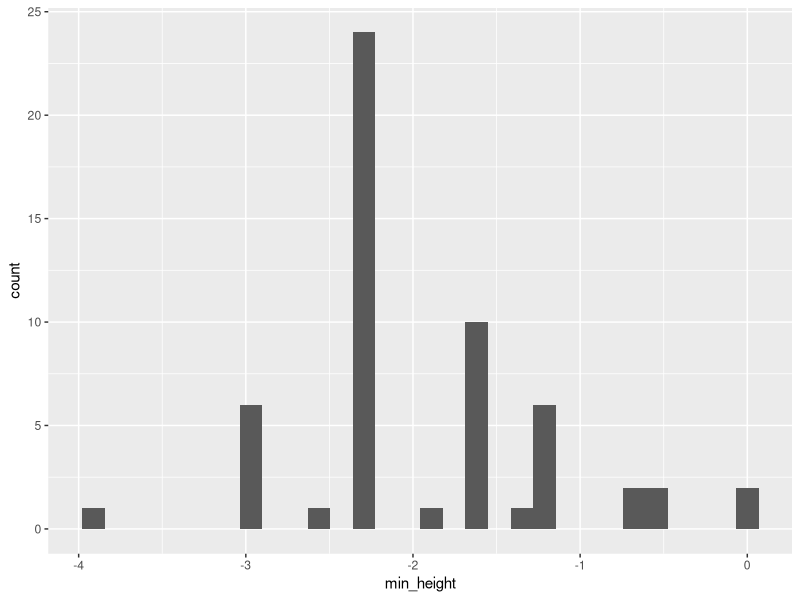
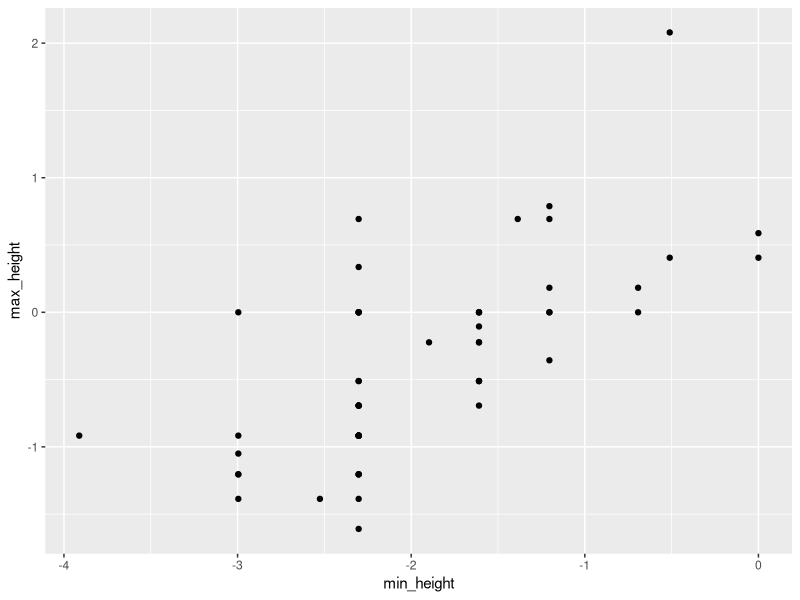
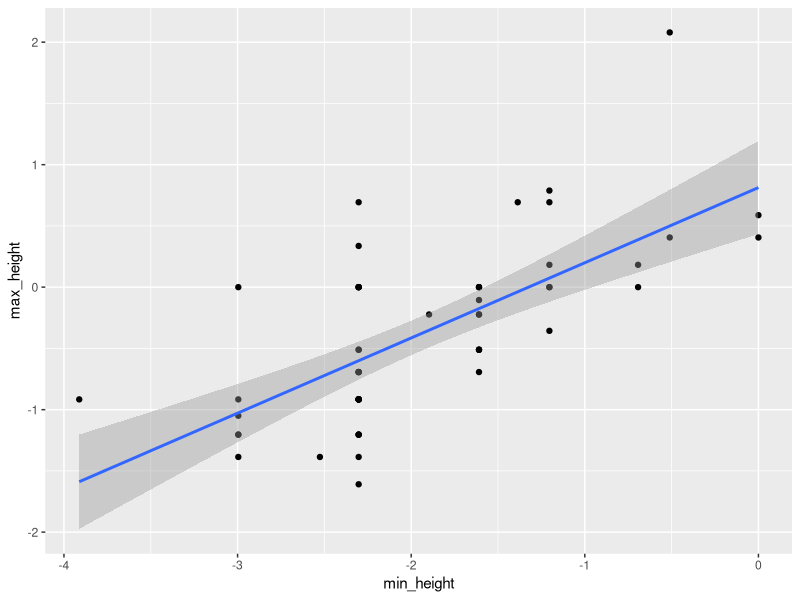
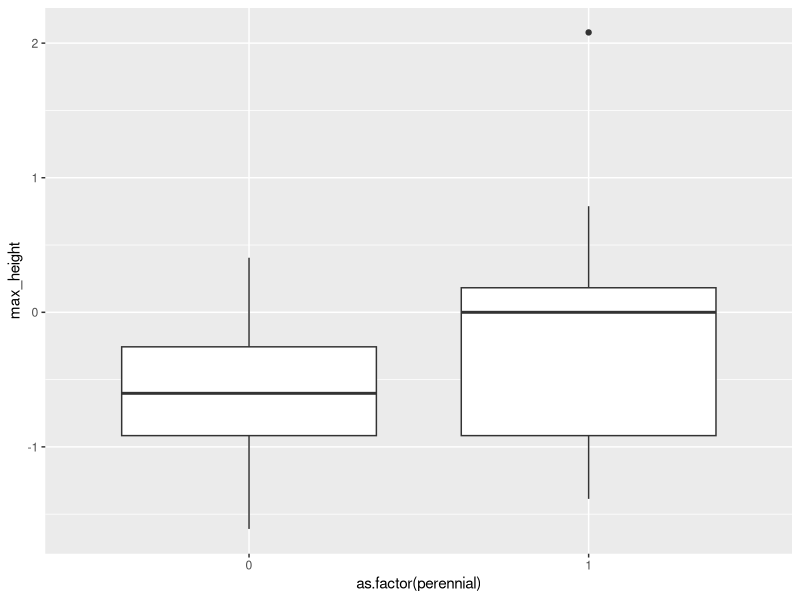

Source code (R) for these figures, in order:
## ---- chunk 1
help.search("bar plot")
## ---- chunk 2
3 + 5
## ---- chunk 3
(3 * 5) + 7
## ---- chunk 4
3 * 5 + 7
## ---- chunk 5
3 * (5 + 7)
## ---- chunk 6
sqrt(4)
abs(-5)
round(3.14159265359, 2)
## ---- chunk 7
round(x = 3.14159265359, digits = 2)
## ---- chunk 8
my_var <- 8
## ---- chunk 9
my_var2 <- 10
## ---- chunk 10
my_var + my_var2
## ---- chunk 11
my_var_tot <- my_var + my_var2
## ---- chunk 12
my_var2 <- 3
## ---- chunk 13
# Vector of variables
my_vect <- c(my_var, my_var2)

# Numeric vector
v1 <- c(10, 2, 8, 7, 11, 15)

# Char vector
pets <- c("cat", "dog", "rabbit", "pig")
## ---- chunk 14
v2 <- 1:10
v3 <- seq(from = 1, to = 10)
## ---- chunk 15
pets <- c("cat", "dog", "rabbit", "pig", "snake")
pets[1]
## ---- chunk 16
pets[3:4]
## ---- chunk 17
pets[c(1,4)]
## ---- chunk 18
trait_data <- read.csv("data/tra.csv")
## ---- chunk 19
head(trait_data)
tail(trait_data)
## ---- chunk 20
summary(trait_data)
## ---- chunk 21
trait_data[5, 3]
## ---- chunk 22
trait_data[ ,9]
## ---- chunk 23
trait_data$min_height
## ---- chunk 24
trait_data$min_height[5]
## ---- chunk 25
trait_data[5, ]
## ---- chunk 26
trait_data[5:10, 5:7]
## ---- chunk 27
head(trait_data[5:7])
## ---- chunk 28
head(trait_data[c("species","min_height")])
## ---- chunk 29
library(ggplot2)
## ---- chunk 30
ggplot(data = trait_data, aes(x = min_height)) +
  geom_histogram()
## ---- chunk 31
ggplot(data = trait_data, aes(x = min_height, y = max_height)) +
  geom_point()
## ---- chunk 32
ggplot(data = trait_data, aes(x = min_height, y = max_height)) +
  geom_point() +
  geom_smooth(method = "lm")
## ---- chunk 33
ggplot(data = trait_data, aes(x = as.factor(perennial), y = max_height)) +
  geom_boxplot()
